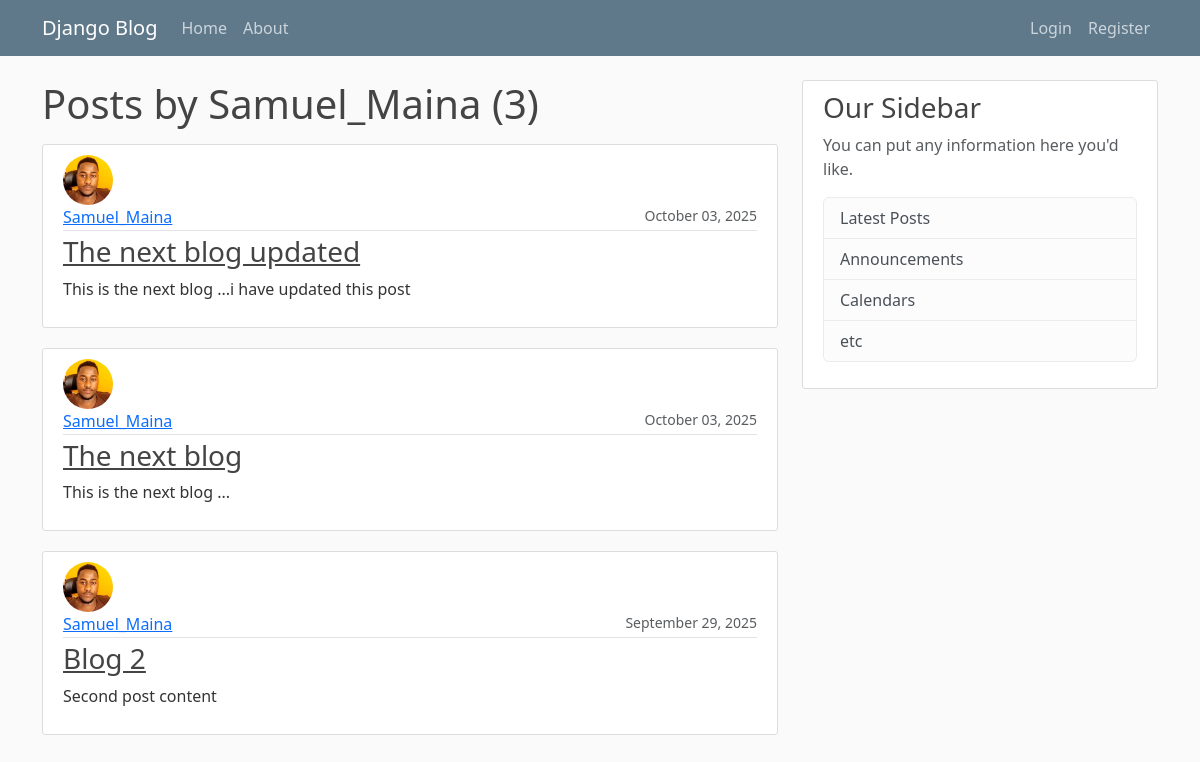
Screenshot of /user/Samuel_Maina/ with the database file from the repository.
### blogs/models.py (models this page shows, shortened)
class Post(models.Model):
    title = models.CharField(max_length=100)
    content = models.TextField()
    date_posted = models.DateTimeField(default=timezone.now)
    author = models.ForeignKey(User, on_delete=models.CASCADE)

### users/models.py (models this page shows, shortened)
class Profile(models.Model):
    user = models.OneToOneField(User, on_delete=models.CASCADE)
    image = models.ImageField(default='default.jpg', upload_to='profile_pics')

### blogs/views.py (the view)
# urls.py: path('user/<str:username>/', UserPostListView.as_view(), name="user-posts"),
class UserPostListView(ListView):
    model = Post
    template_name = 'blogs/user_posts.html'
    context_object_name = 'posts'
    paginate_by = 3
    def get_queryset(self):
        user = get_object_or_404(User, username=self.kwargs.get('username'))
        return Post.objects.filter(author=user).order_by('-date_posted')

### blogs/templates/blogs/user_posts.html (shortened to what this page needs)
{% extends 'blogs/main.html' %}
{% block content %}
<h1 class="mb-3">Posts by {{view.kwargs.username}} ({{page_obj.paginator.count}})</h1>
{% for post in posts %}
<article class="media content-section">
    <img class="rounded-circle article-img align-self-start" src="{{post.author.profile.image.url}}">
    <div class="media-body">
        <div class="article-metadata d-flex justify-content-between">
            <a class="mr-2" href="{% url 'user-posts' post.author.username %}">{{ post.author }}</a>
            <small class="text-muted">{{ post.date_posted |date:"F d, Y" }}</small>
        </div>
        <h3><a class="article-title" href="{% url 'post' post.id %}">{{ post.title }}</a></h3>
        <p class="article-content">{{ post.content }}</p>
    </div>
</article>
{% endfor %}
{% endblock content %}

### blogs/static/blogs/main.css (style rules this page uses)
body { background: #fafafa; color: #333333; margin-top: 5rem; }
h1, h2, h3, h4, h5, h6 { color: #444444; }
.content-section { background: #ffffff; padding: 10px 20px; border: 1px solid #dddddd; border-radius: 3px; margin-bottom: 20px; }
.article-title { color: #444444; }
.article-content { white-space: pre-line; }
.article-img { height: 65px; width: 65px; margin-right: 16px; }
.article-metadata { padding-bottom: 1px; margin-bottom: 4px; border-bottom: 1px solid #e3e3e3 }

### blogs/templates/blogs/user_posts.html (style rules this page uses)
.rounded-circle.article-img { width: 50px; height: 50px; object-fit: cover; border-radius: 50%; margin-right: 15px; }

### rows the page displays
Post: author.profile.image (picture), author "Samuel_Maina", date_posted "October 03, 2025", title "The next blog updated", content "This is the next blog ...i have updated this post"
Post: author.profile.image (picture), author "Samuel_Maina", date_posted "October 03, 2025", title "The next blog", content "This is the next blog ..."
Post: author.profile.image (picture), author "Samuel_Maina", date_posted "September 29, 2025", title "Blog 2", content "Second post content"

### other values shown
{{ view.kwargs.username }} "Samuel_Maina"
{{ page_obj.paginator.count }} "3"
